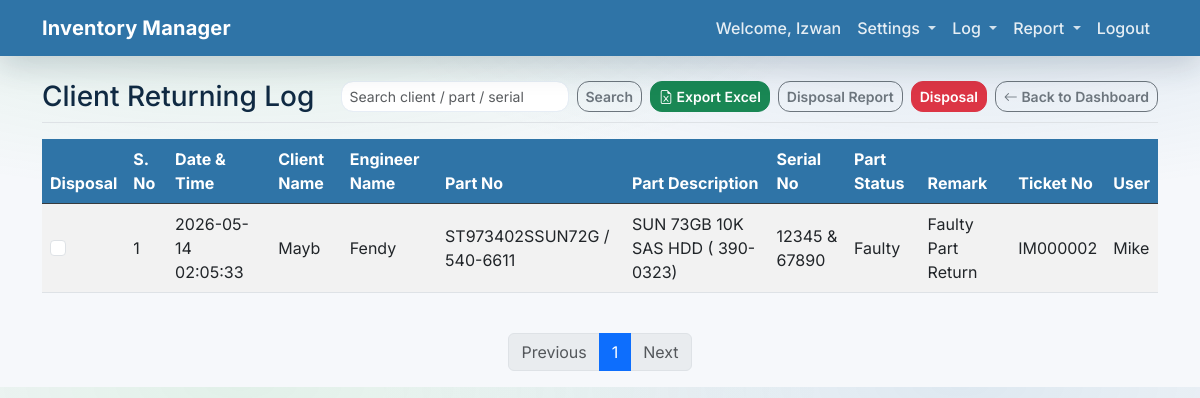
The page /reports/client-faulty-log (signed in) on the database as committed earlier.
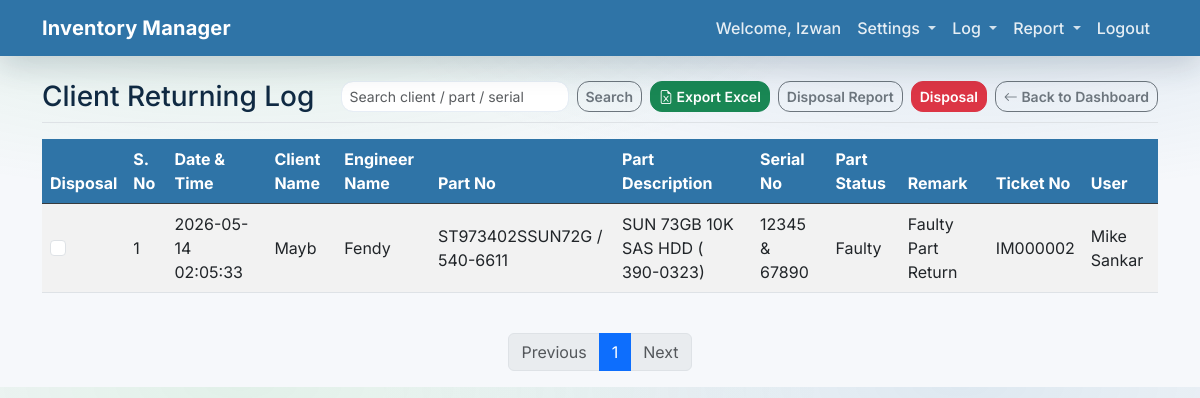
The same page on the database as committed later.
### app/models.py (models this page shows)
class User(Base):
    __tablename__ = "users"
    id = Column(Integer, primary_key=True, index=True)
    email = Column(String, unique=True, index=True)
    hashed_password = Column(String)
    full_name = Column(String, nullable=True)
    is_active = Column(Boolean, default=True)
    is_admin = Column(Boolean, default=False)

class ClientFaultyLog(Base):
    __tablename__ = "client_faulty_logs"
    id = Column(Integer, primary_key=True, index=True)
    created_at = Column(DateTime(timezone=True), server_default=func.now())
    user_id = Column(Integer, ForeignKey("users.id"), nullable=True)
    part_id = Column(Integer, ForeignKey("sku_parts.id"), nullable=True)
    client_name = Column(String, nullable=True, index=True)
    engineer_name = Column(String, nullable=True)
    part_no = Column(String, nullable=True, index=True)
    part_description = Column(String, nullable=True)
    serial_no = Column(String, nullable=True, index=True)
    part_status = Column(String, nullable=True)
    remark = Column(String, nullable=True)
    ticket_no = Column(String, nullable=True, index=True)
    disposed_flag = Column(Boolean, default=False)
    disposed_at = Column(DateTime(timezone=True), nullable=True)
    user = relationship("User")
    part = relationship("SkuPart")

### app/main.py (the view)
@app.get("/reports/client-faulty-log", response_class=HTMLResponse)
async def client_faulty_log_report(
    request: Request,
    page: int = 1,
    limit: int = 20,
    search: Optional[str] = None,
    success_msg: str | None = None,
    error_msg: str | None = None,
    db: Session = Depends(get_db),
):
    user = await auth.get_current_user_from_cookie(request, db)
    if not user:
        return RedirectResponse(url="/login?session_expired=true")
    page = max(page, 1)
    limit = max(min(limit, 200), 1)
    skip = (page - 1) * limit
    rows, total_count = crud.get_client_faulty_logs(db, skip=skip, limit=limit, search_query=search, disposed=False)
    total_pages = max((total_count + limit - 1) // limit, 1)
    return templates.TemplateResponse(
        request,
        "client_faulty_log.html",
        {
            "request": request,
            "user": user,
            "rows": rows,
            "page": page,
            "limit": limit,
            "total_pages": total_pages,
            "total_count": total_count,
            "search": search,
            "mode": "client_faulty",
            "success_msg": success_msg,
            "error_msg": error_msg,
        },
    )

### app/templates/client_faulty_log.html (shortened to what this page needs)
{% extends "base.html" %}
{% block content %}
<div class="d-flex justify-content-between flex-wrap flex-md-nowrap align-items-center pb-2 mb-3 border-bottom">
    {% if mode == 'disposal' %}
    <h2 class="h3 mb-0">Disposal Report</h2>
    {% else %}
    <h2 class="h3 mb-0">Client Returning Log</h2>
    {% endif %}
    <div class="btn-toolbar mb-2 mb-md-0 gap-2">
        {% if mode == 'disposal' %}
        <form class="d-flex" method="get" action="/reports/disposal-report">
        {% else %}
        <form class="d-flex" method="get" action="/reports/client-faulty-log">
        {% endif %}
            <input class="form-control form-control-sm me-2" type="search" placeholder="Search client / part / serial" name="search" value="{{ search or '' }}">
            <button class="btn btn-outline-secondary btn-sm" type="submit">Search</button>
        </form>
        {% if mode == 'disposal' %}
        <a href="/export/reports/disposal-report.xlsx{% if search %}?search={{ search }}{% endif %}" class="btn btn-success btn-sm">
            <i class="bi bi-file-earmark-excel"></i> Export Excel
        </a>
        {% else %}
        <a href="/export/reports/client-faulty-log.xlsx{% if search %}?search={{ search }}{% endif %}" class="btn btn-success btn-sm">
            <i class="bi bi-file-earmark-excel"></i> Export Excel
        </a>
        {% endif %}
        {% if mode != 'disposal' %}
        <a href="/reports/disposal-report" class="btn btn-outline-secondary btn-sm">Disposal Report</a>
        <button type="submit" class="btn btn-danger btn-sm" form="disposeForm">Disposal</button>
        {% else %}
        <a href="/reports/client-faulty-log" class="btn btn-outline-secondary btn-sm">Client Returning Log</a>
        {% endif %}
        <a href="/" class="btn btn-outline-secondary btn-sm">
            <i class="bi bi-arrow-left"></i> Back to Dashboard
        </a>
    </div>
</div>
{% if mode != 'disposal' %}
<form id="disposeForm" method="post" action="/reports/client-faulty-log/dispose">
{% endif %}
<div class="table-responsive">
    <table class="table table-striped table-hover align-middle">
        <thead class="table-dark">
            <tr>
                {% if mode != 'disposal' %}
                <th scope="col">Disposal</th>
                {% endif %}
                <th scope="col">S. No</th>
                <th scope="col">Date &amp; Time</th>
                <th scope="col">Client Name</th>
                <th scope="col">Engineer Name</th>
                <th scope="col">Part No</th>
                <th scope="col">Part Description</th>
                <th scope="col">Serial No</th>
                <th scope="col">Part Status</th>
                <th scope="col">Remark</th>
                <th scope="col">Ticket No</th>
                <th scope="col">User</th>
            </tr>
        </thead>
        <tbody>
            {% for r in rows %}
            <tr>
                {% if mode != 'disposal' %}
                <td>
                    <input class="form-check-input" type="checkbox" name="dispose_ids" value="{{ r.id }}">
                </td>
                {% endif %}
                <td>{{ (page - 1) * limit + loop.index }}</td>
                <td>{% if r.created_at %}{{ r.created_at.strftime("%Y-%m-%d %H:%M:%S") }}{% endif %}</td>
                <td>{{ r.client_name or '' }}</td>
                <td>{{ r.engineer_name or '' }}</td>
                <td>{{ r.part_no or '' }}</td>
                <td>{{ r.part_description or '' }}</td>
                <td>{{ r.serial_no or '' }}</td>
                <td>{{ r.part_status or '' }}</td>
                <td>{{ r.remark or '' }}</td>
                <td>{{ r.ticket_no or '' }}</td>
                <td>{% if r.user %}{{ r.user.full_name or r.user.email or '' }}{% endif %}</td>
            </tr>
            {% else %}
            <tr>
                <td colspan="{% if mode == 'disposal' %}12{% else %}12{% endif %}" class="text-center py-4 text-muted">
                    {% if mode == 'disposal' %}No disposal logs found.{% else %}No client returning logs found.{% endif %}
                </td>
            </tr>
            {% endfor %}
        </tbody>
    </table>
</div>
{% if mode != 'disposal' %}
</form>
{% endif %}
<nav aria-label="Client returning log pagination" class="mt-4">
    <ul class="pagination justify-content-center">
        <li class="page-item {% if page == 1 %}disabled{% endif %}">
            {% if mode == 'disposal' %}
            <a class="page-link" href="/reports/disposal-report?page={{ page - 1 }}&limit={{ limit }}{% if search %}&search={{ search }}{% endif %}">Previous</a>
            {% else %}
            <a class="page-link" href="/reports/client-faulty-log?page={{ page - 1 }}&limit={{ limit }}{% if search %}&search={{ search }}{% endif %}">Previous</a>
            {% endif %}
        </li>
        {% for p in range(1, total_pages + 1) %}
        <li class="page-item {% if p == page %}active{% endif %}">
            {% if mode == 'disposal' %}
            <a class="page-link" href="/reports/disposal-report?page={{ p }}&limit={{ limit }}{% if search %}&search={{ search }}{% endif %}">{{ p }}</a>
            {% else %}
            <a class="page-link" href="/reports/client-faulty-log?page={{ p }}&limit={{ limit }}{% if search %}&search={{ search }}{% endif %}">{{ p }}</a>
            {% endif %}
        </li>
        {% endfor %}
        <li class="page-item {% if page == total_pages %}disabled{% endif %}">
            {% if mode == 'disposal' %}
            <a class="page-link" href="/reports/disposal-report?page={{ page + 1 }}&limit={{ limit }}{% if search %}&search={{ search }}{% endif %}">Next</a>
            {% else %}
            <a class="page-link" href="/reports/client-faulty-log?page={{ page + 1 }}&limit={{ limit }}{% if search %}&search={{ search }}{% endif %}">Next</a>
            {% endif %}
        </li>
    </ul>
</nav>
{% endblock %}

### app/templates/base.html (shortened to what this page needs)
<!DOCTYPE html>
<html lang="en">
<head>
    <link href="https://cdn.jsdelivr.net/npm/bootstrap@5.3.0/dist/css/bootstrap.min.css" rel="stylesheet">
    <link rel="stylesheet" href="https://cdn.jsdelivr.net/npm/bootstrap-icons@1.11.0/font/bootstrap-icons.css">
    <link rel="stylesheet" href="https://cdn.jsdelivr.net/npm/ag-grid-community/styles/ag-grid.css">
</head>
<body>
    {% block body_content %}
    <nav class="navbar navbar-expand-lg navbar-dark bg-primary mb-4">
        <div class="container">
            <a class="navbar-brand" href="/">Inventory Manager</a>
            <div class="collapse navbar-collapse" id="navbarNav">
                <ul class="navbar-nav ms-auto">
                    {% if user %}
                    <li class="nav-item">
                        <span class="nav-link text-white">Welcome, {{ user.full_name or user.email }}</span>
                    </li>
                    <li class="nav-item dropdown">
                        <a class="nav-link dropdown-toggle" href="#" id="settingsDropdown" role="button" data-bs-toggle="dropdown" aria-expanded="false">
                            Settings
                        </a>
                    </li>
                    <li class="nav-item dropdown">
                        <a class="nav-link dropdown-toggle" href="#" id="logDropdown" role="button" data-bs-toggle="dropdown" aria-expanded="false">
                            Log
                        </a>
                    </li>
                    <li class="nav-item dropdown">
                        <a class="nav-link dropdown-toggle" href="#" id="reportDropdown" role="button" data-bs-toggle="dropdown" aria-expanded="false">
                            Report
                        </a>
                    </li>
                    <li class="nav-item">
                        <a class="nav-link" href="/logout">Logout</a>
                    </li>
                    {% endif %}
                </ul>
            </div>
        </div>
    </nav>
    <div class="container">
        {% block content %}{% endblock %}
    </div>
    {% endblock %}
</body>
</html>

### app/templates/base.html (style rules this page uses)
:root { --bb-navy: #2f74a7; --bb-navy-hover: #275f88; --bb-teal: #2aa84a; --bb-teal-hover: #228a3d; --bb-bg: #f6f8fb; --bb-surface: #ffffff; --bb-border: #e6edf5; --bb-text: #102a43; --bb-muted: #6b7a90; --bs-primary: var(--bb-navy); --bs-link-color: var(--bb-teal); --bs-link-hover-color: var(--bb-teal-hover); --bs-body-font-family: Inter, system-ui, -apple-system, "Segoe UI", Roboto, "Helvetica Neue", Arial, "Noto Sans", "Liberation Sans", sans-serif; }
body { background: radial-gradient(900px 300px at 20% 0%, rgba(42, 168, 74, 0.10), rgba(42, 168, 74, 0.0) 65%), radial-gradient(900px 300px at 80% 0%, rgba(47, 116, 167, 0.12), rgba(47, 116, 167, 0.0) 65%), var(--bb-bg); color: var(--bb-text); }
.navbar.bg-primary { background-color: var(--bb-navy) !important; box-shadow: 0 10px 30px rgba(16, 42, 67, 0.18); }
.navbar-brand { font-weight: 700; letter-spacing: 0.2px; }
.nav-link { font-weight: 500; }
.navbar .nav-link { color: rgba(255, 255, 255, 0.88) !important; }
.navbar .dropdown-toggle::after { opacity: 0.9; }
.btn { border-radius: 12px; font-weight: 600; }
.form-control, .form-select, .input-group-text { border-radius: 12px; border-color: var(--bb-border); }
.table-dark { --bs-table-bg: var(--bb-navy); --bs-table-striped-bg: rgba(255, 255, 255, 0.04); --bs-table-striped-color: #ffffff; --bs-table-color: #ffffff; }

Rows that differ between the two databases and show on the page:
changed through a linked row, ClientFaultyLog "Mayb": user "Mike" → "Mike Sankar"
